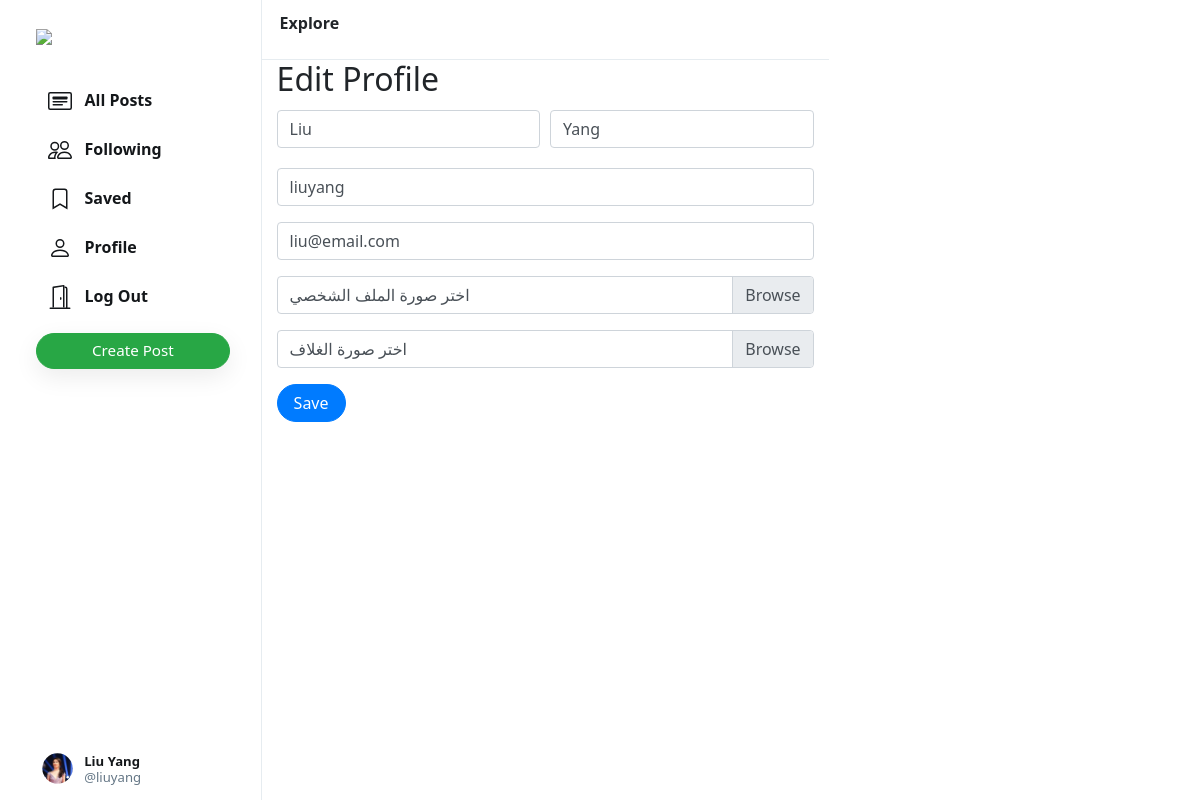
Screenshot of /edit-profile/liuyang/ (signed in) with the database file from the repository.
### network/models.py (models this page shows, shortened)
class User(AbstractUser):
    profile_pic = models.ImageField(upload_to='profile_pic/')
    bio = models.TextField(max_length=160, blank=True, null=True)
    cover = models.ImageField(upload_to='covers/', blank=True)

### network/views.py (the view)
# urls.py: path('edit-profile/<str:username>/', views.edit_profile, name='edit_profile'),
@login_required
def edit_profile(request, username):
    user = get_object_or_404(User, username=username)
    if request.method == 'POST':
        form = EditProfileForm(request.POST, request.FILES, instance=user)
        if form.is_valid():
            form.save()
            return redirect('profile', username=user.username)  # إعادة التوجيه إلى صفحة الملف الشخصي بعد الحفظ
    else:
        form = EditProfileForm(instance=user)
    return render(request, 'network/edit_profile.html', {'form': form, 'user': user})

### network/forms.py (shortened to what this page needs)
class EditProfileForm(forms.ModelForm):
    class Meta:
        model = User
        fields = ['username', 'email', 'first_name', 'last_name', 'profile_pic', 'cover']
    def __init__(self, *args, **kwargs):
        self.current_user = kwargs.pop('instance', None)
        super(EditProfileForm, self).__init__(*args, **kwargs)

### network/templates/network/edit_profile.html (shortened to what this page needs)
<!DOCTYPE html>
<html lang="en">
{% extends 'network/index2.html' %}
{% load static %}
{% block profile %}
<div class="container mt-4">
    <h2>Edit Profile</h2>
    <form method="POST" enctype="multipart/form-data">
        <div class="form-group">
            <div class="form-row align-items-center">
                <div class="col-sm-6 my-1">
                    <input class="form-control inp fname" type="text" name="firstname" placeholder="First Name *"
                        value="{{ form.first_name.value|default:user.first_name }}" autocomplete="off" autofocus>
                </div>
                <div class="col-sm-6 my-1">
                    <input class="form-control inp lname" type="text" name="lastname" placeholder="Last Name *"
                        value="{{ form.last_name.value|default:user.last_name }}" autocomplete="off">
                </div>
            </div>
        </div>
        <div class="form-group">
            <input class="form-control inp usrname" type="text" name="username" placeholder="User Name *"
                value="{{ form.username.value|default:user.username }}" autocomplete="off">
        </div>
        <div class="form-group">
            <input class="form-control inp email" type="email" name="email" placeholder="Email *"
                value="{{ form.email.value|default:user.email }}" autocomplete="off">
        </div>
        <div class="form-group">
            <div class="custom-file">
                <label class="custom-file-label" for="profile">اختر صورة الملف الشخصي</label>
            </div>
        </div>
        <div class="form-group">
            <div class="custom-file">
                <label class="custom-file-label" for="cover">اختر صورة الغلاف</label>
            </div>
        </div>
        <button type="submit" class="btn btn-primary">Save</button>
    </form>
</div>
{% endblock %}

### network/templates/network/layout3.html (shortened to what this page needs)
<!DOCTYPE html>
{% load static %}
<html lang="en">
<head>
    <link rel="stylesheet" href="https://stackpath.bootstrapcdn.com/bootstrap/4.4.1/css/bootstrap.min.css"
>
    <link href="{% static 'network/styles.css' %}" rel="stylesheet">
</head>
<body>
    <div class="body" data-page="{{page}}">
        <div class="sidenav">
            <a href="{% url 'index' %}" class="navbar-brand">
                <img src="{% static 'network/Images/logo.png' %}" height="31px">
            </a>
            <div style="height: 100%;">
                <div>
                    <div>
                        <ul>
                            <li class="nav-item" id="all_posts">
                                <a href="{% url 'index' %}" class="nav-link">
                                    <div>
                                        &nbsp;&nbsp;All Posts
                                    </div>
                                </a>
                            </li>
                            {% if user.is_authenticated %}
                            <li class="nav-item" id="following">
                                <a href="{% url 'following' %}" class="nav-link">
                                    <div>
                                        &nbsp;&nbsp;Following
                                    </div>
                                </a>
                            </li>
                            <li class="nav-item" id="saved">
                                <a href="{% url 'saved' %}" class="nav-link">
                                    <div>
                                        <svg width="1.5em" height="1.5em" viewBox="0 0 16 16" class="bi bi-bookmark"
                                            fill="currentColor" xmlns="http://www.w3.org/2000/svg">
                                            <path fill-rule="evenodd"
                                                d="M8 12l5 3V3a2 2 0 0 0-2-2H5a2 2 0 0 0-2 2v12l5-3zm-4 1.234l4-2.4 4 2.4V3a1 1 0 0 0-1-1H5a1 1 0 0 0-1 1v10.234z" />
                                        </svg>
                                        &nbsp;&nbsp;Saved
                                    </div>
                                </a>
                            </li>
                            <li class="nav-item" id="profile">
                                <a href="{% url 'profile' user.username %}" class="nav-link">
                                    <div>
                                        &nbsp;&nbsp;Profile
                                    </div>
                                </a>
                            </li>
                            <li class="nav-item" id="logout">
                                <a href="{% url 'logout' %}" class="nav-link">
                                    <div>
                                        &nbsp;&nbsp;Log Out
                                    </div>
                                </a>
                            </li>
                            {% endif %}
                        </ul>
                    </div>
                    {% if user.is_authenticated %}
                    <button id="popup-btn" class="btn btn-success new-post-btn" onclick="createpost()">Create
                        Post</button>
                    {% endif %}
                </div>
                <div style="position: absolute; bottom: 10px;">
                    {% if user.is_authenticated %}
                    <li class="nav-item sidenav-user">
                        <a href="{% url 'profile' user.username %}" class="nav-link">
                            <div class="user_account">
                                <div class="small-profilepic"
                                    style="float: left; background-image: url(/media/{{user.profile_pic}})"></div>
                                <div style="height: 2.7vw; margin: auto;">
                                    <div style="margin-top: 4px;"><strong>{{user.first_name}}
                                            {{user.last_name}}</strong></div>
                                    <div class="grey" style="margin-top: 4px;">@{{ user.username }}</div>
                                </div>
                            </div>
                        </a>
                    </li>
                    {% endif %}
                </div>
            </div>
        </div>
        {% block body %}
        {% endblock %}
        <div class="right-div-content">
            {% if user.is_authenticated %}
            <div class="suggestion-box">
                <div class="suggestion-header">
                </div>
            </div>
            {% endif %}
        </div>
    </div>
</body>
</html>

### network/static/network/styles.css (style rules this page uses)
.body { display: flex; min-height: 100%; font-family: system-ui, sans-serif; }
.btn { border-radius: 20px; padding: 0.32rem 1rem 0.375rem 1rem; }
.btn, .btn:focus, .btn:active { box-shadow: none !important; -webkit-box-shadow: none !important; }
.grey { color: #657786; }
svg { vertical-align: text-top; }
.sidenav { height: 100%; width: 21.8%; position: fixed; top: 0; left: 0; padding: 15px; list-style: none; border-right: .5px solid #e6ecf0; z-index: 100; padding-left: 3%; background-color: white; }
.sidenav ul { list-style: none; padding-left: 0px; margin-top: 3vh; }
.sidenav li { margin-top: 7px; }
.sidenav .nav-link { color: #14171a; line-height: .7em; font-weight: 700; padding: 0px; }
.sidenav .nav-link > div { padding: 10px 20px 8px 12px; border-radius: 25px; line-height: 0.9em; width: max-content; }
.new-post-btn { padding-left: 55px !important; padding-right: 55px !important; font-size: .95em; font-weight: 530; box-shadow: rgba(0, 0, 0, 0.08) 0px 8px 24px !important; }
.user_account { display: flex; font-size: .82rem; font-weight: normal; padding-top: 3px !important; padding-bottom: 3px !important; padding-left: 3px !important; }
.user_account .small-profilepic { transform: scale(.82); margin-left: auto; margin-top: auto; }
.small-profilepic { width: 3.1vw; height: 3.1vw; border-radius: 9999px; overflow: hidden; margin-right: 8px; background-size: cover; background-repeat: no-repeat; background-position: center; box-sizing: content-box; }
.right-div-content { height: 92.5vh; overflow: auto; padding-left: 1.5vw; padding-right: 1.5vw; }
.suggestion-box, .guest-box { border-radius: 15px; overflow: hidden; background-color: #f5f8fa; }
.suggestion-header { padding: 13px 15px; line-height: .9em; font-weight: 800; border-bottom: .5px solid #e6ecf0; }

### rows the page displays
User: profile_pic (picture), first_name "Liu", last_name "Yang", username "liuyang", firstname "Liu", lastname "Yang", email "liu@email.com"
